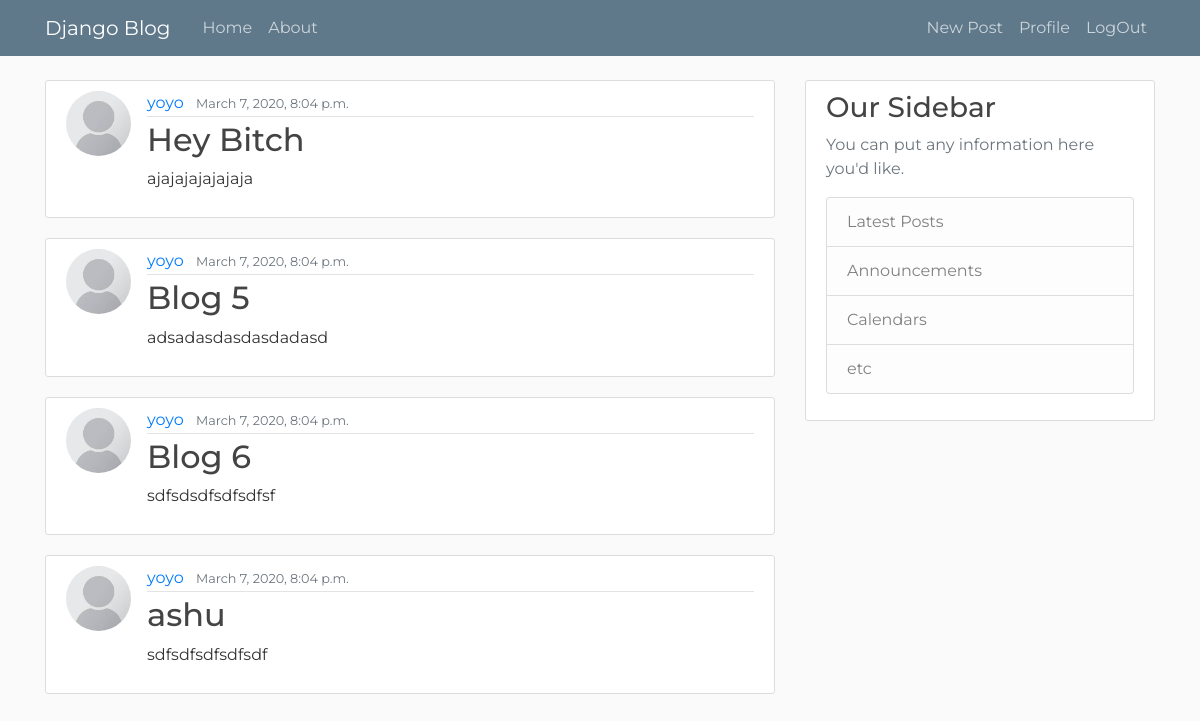
The app's page / (signed in) with its own data.
### blogApp/models.py (models this page shows, shortened)
class Post(models.Model):
    title = models.CharField(max_length=100)
    content = models.TextField()
    date_posted = models.DateTimeField(default = timezone.localtime(timezone.now()))
    author = models.ForeignKey(User,on_delete = models.CASCADE)
    objects = models.Manager()

### users/models.py (models this page shows, shortened)
class Profile(models.Model):
    user = models.OneToOneField(User,on_delete=models.CASCADE)
    image = models.ImageField(default='default.jpg',upload_to='profile_pics')

### blogApp/views.py (the view)
# urls.py: path('',PostListView.as_view(),name="blog-home"),
class PostListView(ListView):
    model = Post
    template_name = 'home.html'
    context_object_name = 'posts'
    ordering = ['-date_posted']
    paginate_by= 4

### blogApp/templates/home.html
{% extends 'base.html' %}
{% block content %}
    {% for post in posts %}
    <article class="media content-section">
      <img class= "rounded-circle article-img" src= "{{ post.author.profile.image.url }}" >
        <div class="media-body">
          <div class="article-metadata">
            <a class="mr-2" href="#">{{ post.author }}</a>
            <small class="text-muted">{{ post.date_posted }}</small>
          </div>
          <h2><a class="article-title" href="#">{{ post.title }}</a></h2>
          <p class="article-content">{{ post.content }}</p>
        </div>
      </article>
    {% endfor %}
{% endblock content %}

### blogApp/static/blog/main.css (style rules this page uses)
body { background: #fafafa; color: #333333; margin-top: 5rem; font-family: 'Montserrat', sans-serif !important; }
h1, h2, h3, h4, h5, h6 { color: #444444; }
.content-section { background: #ffffff; padding: 10px 20px; border: 1px solid #dddddd; border-radius: 3px; margin-bottom: 20px; }
.article-title { color: #444444; }
.article-content { white-space: pre-line; }
.article-img { height: 65px; width: 65px; margin-right: 16px; }
.article-metadata { padding-bottom: 1px; margin-bottom: 4px; border-bottom: 1px solid #e3e3e3 }

### records on screen
Post: author.profile.image (placeholder picture), author "yoyo", date_posted "March 7, 2020, 8:04 p.m.", title "Hey Bitch", content "ajajajajajajaja"
Post: author.profile.image (placeholder picture), author "yoyo", date_posted "March 7, 2020, 8:04 p.m.", title "Blog 5", content "adsadasdasdasdadasd"
Post: author.profile.image (placeholder picture), author "yoyo", date_posted "March 7, 2020, 8:04 p.m.", title "Blog 6", content "sdfsdsdfsdfsdfsf"
Post: author.profile.image (placeholder picture), author "yoyo", date_posted "March 7, 2020, 8:04 p.m.", title "ashu", content "sdfsdfsdfsdfsdf"
